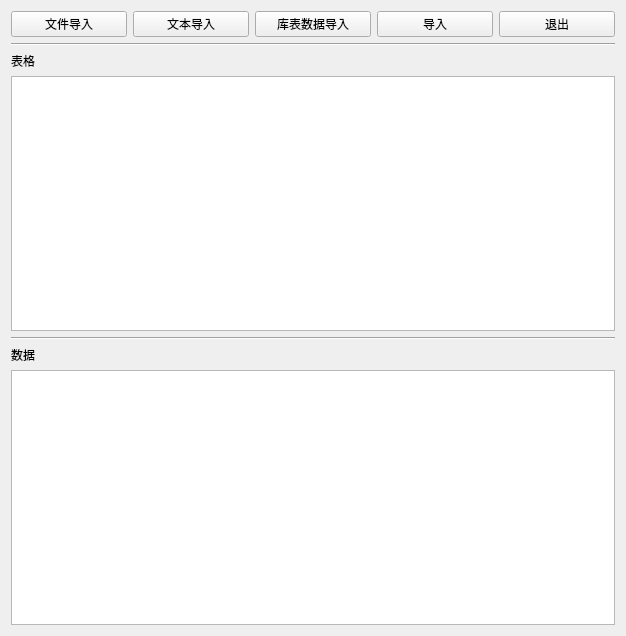
<?xml version="1.0" encoding="UTF-8"?>
<ui version="4.0">
 <class>TB_DATA_INPUT</class>
 <widget class="QWidget" name="TB_DATA_INPUT">
  <property name="geometry">
   <rect>
    <x>0</x>
    <y>0</y>
    <width>626</width>
    <height>636</height>
   </rect>
  </property>
  <property name="windowTitle">
   <string>数据导入</string>
  </property>
  <layout class="QVBoxLayout" name="verticalLayout_2">
   <item>
    <layout class="QVBoxLayout" name="verticalLayout">
     <item>
      <layout class="QHBoxLayout" name="horizontalLayout">
       <item>
        <widget class="QPushButton" name="pb_file_in">
         <property name="text">
          <string>文件导入</string>
         </property>
        </widget>
       </item>
       <item>
        <widget class="QPushButton" name="pb_text_in">
         <property name="text">
          <string>文本导入</string>
         </property>
        </widget>
       </item>
       <item>
        <widget class="QPushButton" name="pb_table_in">
         <property name="text">
          <string>库表数据导入</string>
         </property>
        </widget>
       </item>
       <item>
        <widget class="QPushButton" name="pb_in">
         <property name="text">
          <string>导入</string>
         </property>
        </widget>
       </item>
       <item>
        <widget class="QPushButton" name="pb_out">
         <property name="text">
          <string>退出</string>
         </property>
        </widget>
       </item>
      </layout>
     </item>
     <item>
      <widget class="Line" name="line">
       <property name="orientation">
        <enum>Qt::Orientation::Horizontal</enum>
       </property>
      </widget>
     </item>
     <item>
      <widget class="QLabel" name="label">
       <property name="text">
        <string>表格</string>
       </property>
      </widget>
     </item>
     <item>
      <widget class="QTableView" name="tb_table"/>
     </item>
     <item>
      <widget class="Line" name="line_2">
       <property name="orientation">
        <enum>Qt::Orientation::Horizontal</enum>
       </property>
      </widget>
     </item>
     <item>
      <widget class="QLabel" name="label_2">
       <property name="text">
        <string>数据</string>
       </property>
      </widget>
     </item>
     <item>
      <widget class="QTableView" name="tb_date"/>
     </item>
    </layout>
   </item>
  </layout>
 </widget>
 <resources/>
 <connections/>
</ui>
